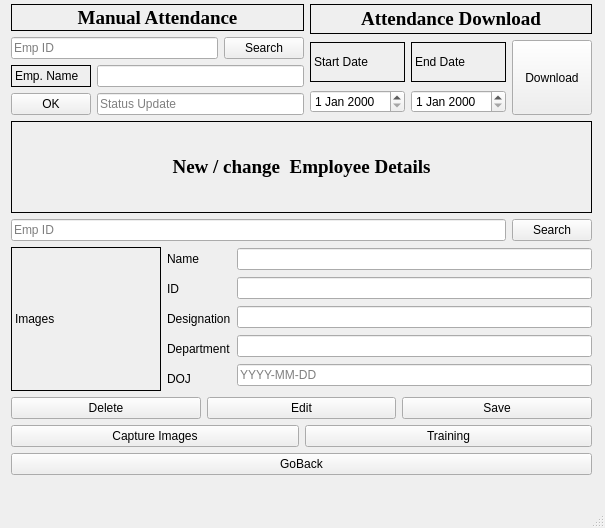
<?xml version="1.0" encoding="UTF-8"?>
<ui version="4.0">
 <class>MainWindow</class>
 <widget class="QMainWindow" name="MainWindow">
  <property name="geometry">
   <rect>
    <x>0</x>
    <y>0</y>
    <width>605</width>
    <height>528</height>
   </rect>
  </property>
  <property name="windowTitle">
   <string>MainWindow</string>
  </property>
  <widget class="QWidget" name="centralwidget">
   <widget class="QWidget" name="">
    <property name="geometry">
     <rect>
      <x>11</x>
      <y>4</y>
      <width>581</width>
      <height>471</height>
     </rect>
    </property>
    <layout class="QVBoxLayout" name="verticalLayout_10">
     <item>
      <layout class="QHBoxLayout" name="horizontalLayout_8">
       <item>
        <layout class="QVBoxLayout" name="verticalLayout_9">
         <item>
          <widget class="QLabel" name="label_10">
           <property name="font">
            <font>
             <family>Times New Roman</family>
             <pointsize>14</pointsize>
             <weight>75</weight>
             <bold>true</bold>
            </font>
           </property>
           <property name="frameShape">
            <enum>QFrame::Box</enum>
           </property>
           <property name="text">
            <string>Manual Attendance</string>
           </property>
           <property name="alignment">
            <set>Qt::AlignCenter</set>
           </property>
          </widget>
         </item>
         <item>
          <layout class="QHBoxLayout" name="horizontalLayout_6">
           <item>
            <widget class="QLineEdit" name="ManualSearch">
             <property name="text">
              <string/>
             </property>
             <property name="placeholderText">
              <string>Emp ID</string>
             </property>
            </widget>
           </item>
           <item>
            <widget class="QPushButton" name="ManualButton">
             <property name="text">
              <string>Search</string>
             </property>
            </widget>
           </item>
          </layout>
         </item>
         <item>
          <layout class="QHBoxLayout" name="horizontalLayout_7">
           <item>
            <layout class="QVBoxLayout" name="verticalLayout">
             <item>
              <widget class="QLabel" name="label_12">
               <property name="maximumSize">
                <size>
                 <width>16777215</width>
                 <height>40</height>
                </size>
               </property>
               <property name="frameShape">
                <enum>QFrame::Box</enum>
               </property>
               <property name="text">
                <string>Emp. Name</string>
               </property>
              </widget>
             </item>
             <item>
              <widget class="QPushButton" name="ManualDone">
               <property name="text">
                <string>OK</string>
               </property>
              </widget>
             </item>
            </layout>
           </item>
           <item>
            <layout class="QVBoxLayout" name="verticalLayout_5">
             <item>
              <widget class="QLineEdit" name="ManualResult"/>
             </item>
             <item>
              <widget class="QLineEdit" name="ManualStatus">
               <property name="text">
                <string/>
               </property>
               <property name="placeholderText">
                <string>Status Update</string>
               </property>
              </widget>
             </item>
            </layout>
           </item>
          </layout>
         </item>
        </layout>
       </item>
       <item>
        <layout class="QVBoxLayout" name="verticalLayout_8">
         <item>
          <widget class="QLabel" name="label_3">
           <property name="minimumSize">
            <size>
             <width>0</width>
             <height>27</height>
            </size>
           </property>
           <property name="maximumSize">
            <size>
             <width>16777215</width>
             <height>30</height>
            </size>
           </property>
           <property name="font">
            <font>
             <family>Times New Roman</family>
             <pointsize>14</pointsize>
             <weight>75</weight>
             <bold>true</bold>
            </font>
           </property>
           <property name="frameShape">
            <enum>QFrame::Box</enum>
           </property>
           <property name="text">
            <string>Attendance Download</string>
           </property>
           <property name="alignment">
            <set>Qt::AlignCenter</set>
           </property>
          </widget>
         </item>
         <item>
          <layout class="QHBoxLayout" name="horizontalLayout_5">
           <item>
            <layout class="QVBoxLayout" name="verticalLayout_6">
             <item>
              <widget class="QLabel" name="label">
               <property name="maximumSize">
                <size>
                 <width>16777215</width>
                 <height>40</height>
                </size>
               </property>
               <property name="frameShape">
                <enum>QFrame::Box</enum>
               </property>
               <property name="text">
                <string>Start Date</string>
               </property>
              </widget>
             </item>
             <item>
              <widget class="QDateEdit" name="StartDate"/>
             </item>
            </layout>
           </item>
           <item>
            <layout class="QVBoxLayout" name="verticalLayout_7">
             <item>
              <widget class="QLabel" name="label_2">
               <property name="maximumSize">
                <size>
                 <width>16777215</width>
                 <height>40</height>
                </size>
               </property>
               <property name="frameShape">
                <enum>QFrame::Box</enum>
               </property>
               <property name="text">
                <string>End Date</string>
               </property>
              </widget>
             </item>
             <item>
              <widget class="QDateEdit" name="EndDate"/>
             </item>
            </layout>
           </item>
           <item>
            <widget class="QPushButton" name="AttendanceDownload">
             <property name="minimumSize">
              <size>
               <width>0</width>
               <height>75</height>
              </size>
             </property>
             <property name="text">
              <string>Download</string>
             </property>
            </widget>
           </item>
          </layout>
         </item>
        </layout>
       </item>
      </layout>
     </item>
     <item>
      <layout class="QVBoxLayout" name="verticalLayout_4">
       <item>
        <widget class="QLabel" name="label_4">
         <property name="font">
          <font>
           <family>Times New Roman</family>
           <pointsize>14</pointsize>
           <weight>75</weight>
           <bold>true</bold>
          </font>
         </property>
         <property name="frameShape">
          <enum>QFrame::Box</enum>
         </property>
         <property name="text">
          <string>New / change  Employee Details</string>
         </property>
         <property name="alignment">
          <set>Qt::AlignCenter</set>
         </property>
        </widget>
       </item>
       <item>
        <layout class="QHBoxLayout" name="horizontalLayout_2">
         <item>
          <widget class="QLineEdit" name="EmpSearch">
           <property name="inputMask">
            <string/>
           </property>
           <property name="text">
            <string/>
           </property>
           <property name="placeholderText">
            <string>Emp ID</string>
           </property>
          </widget>
         </item>
         <item>
          <widget class="QPushButton" name="EmpButton">
           <property name="text">
            <string>Search</string>
           </property>
          </widget>
         </item>
        </layout>
       </item>
       <item>
        <layout class="QHBoxLayout" name="horizontalLayout">
         <item>
          <widget class="QLabel" name="EmpLabel">
           <property name="minimumSize">
            <size>
             <width>150</width>
             <height>144</height>
            </size>
           </property>
           <property name="frameShape">
            <enum>QFrame::Box</enum>
           </property>
           <property name="text">
            <string>Images</string>
           </property>
          </widget>
         </item>
         <item>
          <layout class="QVBoxLayout" name="verticalLayout_3">
           <item>
            <widget class="QLabel" name="label_5">
             <property name="text">
              <string>Name</string>
             </property>
            </widget>
           </item>
           <item>
            <widget class="QLabel" name="label_6">
             <property name="text">
              <string>ID</string>
             </property>
            </widget>
           </item>
           <item>
            <widget class="QLabel" name="label_8">
             <property name="text">
              <string>Designation</string>
             </property>
            </widget>
           </item>
           <item>
            <widget class="QLabel" name="label_7">
             <property name="text">
              <string>Department</string>
             </property>
            </widget>
           </item>
           <item>
            <widget class="QLabel" name="label_9">
             <property name="text">
              <string>DOJ</string>
             </property>
            </widget>
           </item>
          </layout>
         </item>
         <item>
          <layout class="QVBoxLayout" name="verticalLayout_2">
           <item>
            <widget class="QLineEdit" name="EmpName">
             <property name="text">
              <string/>
             </property>
            </widget>
           </item>
           <item>
            <widget class="QLineEdit" name="EmpID">
             <property name="text">
              <string/>
             </property>
            </widget>
           </item>
           <item>
            <widget class="QLineEdit" name="EmpDesig">
             <property name="text">
              <string/>
             </property>
            </widget>
           </item>
           <item>
            <widget class="QLineEdit" name="EmpDepart">
             <property name="text">
              <string/>
             </property>
            </widget>
           </item>
           <item>
            <widget class="QLineEdit" name="EmpDOJ">
             <property name="text">
              <string/>
             </property>
             <property name="placeholderText">
              <string>YYYY-MM-DD</string>
             </property>
            </widget>
           </item>
          </layout>
         </item>
        </layout>
       </item>
       <item>
        <layout class="QHBoxLayout" name="horizontalLayout_3">
         <item>
          <widget class="QPushButton" name="EmpDelete">
           <property name="text">
            <string>Delete</string>
           </property>
          </widget>
         </item>
         <item>
          <widget class="QPushButton" name="EmpEdit">
           <property name="text">
            <string>Edit</string>
           </property>
          </widget>
         </item>
         <item>
          <widget class="QPushButton" name="EmpSave">
           <property name="text">
            <string>Save</string>
           </property>
          </widget>
         </item>
        </layout>
       </item>
       <item>
        <layout class="QHBoxLayout" name="horizontalLayout_4">
         <item>
          <widget class="QPushButton" name="EmpCapture">
           <property name="text">
            <string>Capture Images</string>
           </property>
          </widget>
         </item>
         <item>
          <widget class="QPushButton" name="EmpTraining">
           <property name="text">
            <string>Training</string>
           </property>
          </widget>
         </item>
        </layout>
       </item>
       <item>
        <widget class="QPushButton" name="GoBack">
         <property name="text">
          <string>GoBack</string>
         </property>
        </widget>
       </item>
      </layout>
     </item>
    </layout>
   </widget>
  </widget>
  <widget class="QMenuBar" name="menubar">
   <property name="geometry">
    <rect>
     <x>0</x>
     <y>0</y>
     <width>605</width>
     <height>26</height>
    </rect>
   </property>
  </widget>
  <widget class="QStatusBar" name="statusbar"/>
 </widget>
 <resources/>
 <connections/>
</ui>
